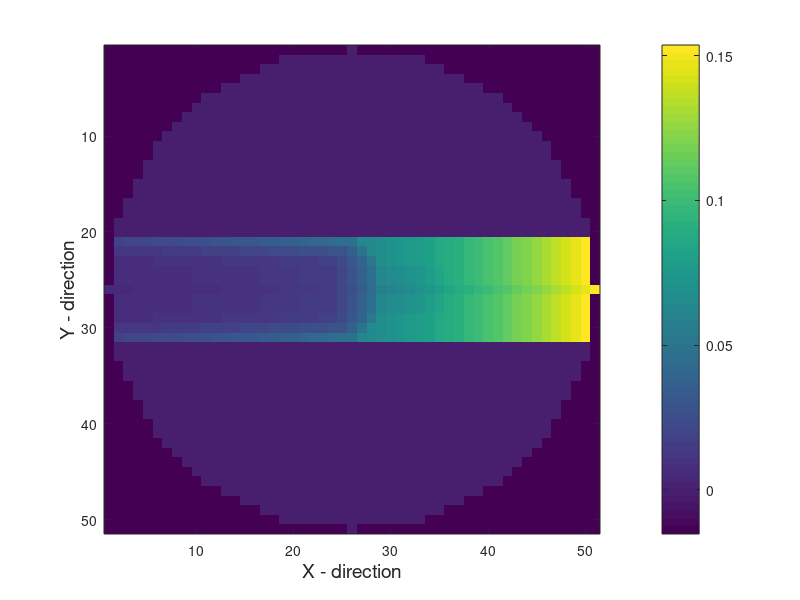

Here is the MATLAB script that generated this plot: (Note: this script raises an error after producing the figure.)
close all;
clear;
clc;

global N_coll intensity_list indices

%% DATA X
load('data_x.mat')
N_coll = numel(yc_pts) * numel(zc_pts);

% Plot the heatmap
z = P(:, 3);
flags = z == 0;
X = reshape(intensity_list(flags), numel(xe_pts), numel(ye_pts));
figure;
imagesc(X)
xlabel('X - direction', 'FontSize', 14)
ylabel('Y - direction', 'FontSize', 14)
colorbar;

% D matrix for normal tissue
D_N1 = return_dmat(in_normal_flags, in_col_flags);
D_N1 = [D_N1, zeros(size(D_N1, 1), 3 * N_coll)];
Dt_N1 = sum(D_N1, 1);
% D matrix for tumor
D_T1 = return_dmat(in_tumor_flags, in_col_flags);
% D matrix for organ at risk
D_O1 = return_dmat(in_oar_flags, in_col_flags);
D_O1 = [D_O1, zeros(size(D_O1, 1), 3 * N_coll)];
Dt_O1 = sum(D_O1, 1);

%% DATA X-Y
load('data_xy.mat')
N_coll = numel(yc_pts) * numel(zc_pts);

% Plot the heatmap
z = P(:, 3);
flags = z == 0;
X = reshape(intensity_list(flags), numel(xe_pts), numel(ye_pts));
figure;
imagesc(flipud(X))
xlabel('X - direction', 'FontSize', 14)
ylabel('Y - direction', 'FontSize', 14)
colorbar;

% D matrix for normal tissue
D_N2 = return_dmat(in_normal_flags, in_col_flags);
D_N2 = [zeros(size(D_N2, 1), N_coll), D_N2, zeros(size(D_N2, 1), 2*N_coll)];
Dt_N2 = sum(D_N2, 1);
% D matrix for tumor
D_T2 = return_dmat(in_tumor_flags, in_col_flags);
% D matrix for organ at risk
D_O2 = return_dmat(in_oar_flags, in_col_flags);
D_O2 = [zeros(size(D_O2, 1), N_coll), D_O2, zeros(size(D_O2, 1), 2*N_coll)];
Dt_O2 = sum(D_O2, 1);

%% DATA Y

load('data_y.mat')
N_coll = numel(yc_pts) * numel(zc_pts);

% Plot the heatmap
z = P(:, 3);
flags = z == 0;
X = reshape(intensity_list(flags), numel(xe_pts), numel(ye_pts));
figure;
imagesc(flipud(X))
xlabel('X - direction', 'FontSize', 14)
ylabel('Y - direction', 'FontSize', 14)
colorbar;

% D matrix for normal tissue
D_N3 = return_dmat(in_normal_flags, in_col_flags);
D_N3 = [zeros(size(D_N3, 1), 2 * N_coll), D_N3, zeros(size(D_N3, 1), N_coll)];
Dt_N3 = sum(D_N3, 1);
% D matrix for tumor
D_T3 = return_dmat(in_tumor_flags, in_col_flags);
% D matrix for organ at risk
D_O3 = return_dmat(in_oar_flags, in_col_flags);
D_O3 = [zeros(size(D_O3, 1), 2 * N_coll), D_O3, zeros(size(D_O3, 1), N_coll)];
Dt_O3 = sum(D_O3, 1);

%% DATA MXY (Minus X Plus Y)

load('data_mxy.mat')
N_coll = numel(yc_pts) * numel(zc_pts);

% Plot the heatmap
z = P(:, 3);
flags = z == 0;
X = reshape(intensity_list(flags), numel(xe_pts), numel(ye_pts));
figure;
imagesc(flipud(X))
xlabel('X - direction', 'FontSize', 14)
ylabel('Y - direction', 'FontSize', 14)
colorbar;

% D matrix for normal tissue
D_N4 = return_dmat(in_normal_flags, in_col_flags);
D_N4 = [zeros(size(D_N4, 1), 3 * N_coll), D_N4];
Dt_N4 = sum(D_N4, 1);
% D matrix for tumor
D_T4 = return_dmat(in_tumor_flags, in_col_flags);
% D matrix for organ at risk
D_O4 = return_dmat(in_oar_flags, in_col_flags);
D_O4 = [zeros(size(D_O4, 1), 3 * N_coll), D_O4];
Dt_O4 = sum(D_O4, 1);

%%
D_T = [D_T1, D_T2, D_T3, D_T4];
Dt_T = sum(D_T, 1);

C_N = Dt_N1 + Dt_N2 + Dt_N3;
C_O = Dt_O1 + Dt_O2 + Dt_O3;
   
save('mlop_data', 'D_N1', 'D_N2', 'D_N3', 'D_N4', 'D_O1', 'D_O2', ...
     'D_O3', 'D_O4', 'D_T', 'Dt_N1', 'Dt_N2', 'Dt_N3', 'Dt_N4', 'Dt_O1', ...
     'Dt_O2', 'Dt_O3', 'Dt_O4', 'Dt_T', 'C_N', 'C_O');

%%%%%%%%%%%%%%%%%%%%%%%%%%%%%%%%%%%%%%%%%%%%%%%%%%%%%%%
function D = return_dmat(flag1, flag2)
    global N_coll intensity_list indices
    flags = flag1 & flag2;
    K = sum(flags);
    D = zeros(K, N_coll);
    D((indices(flags)-1)*K + (1:K)') = intensity_list(flags);
end
